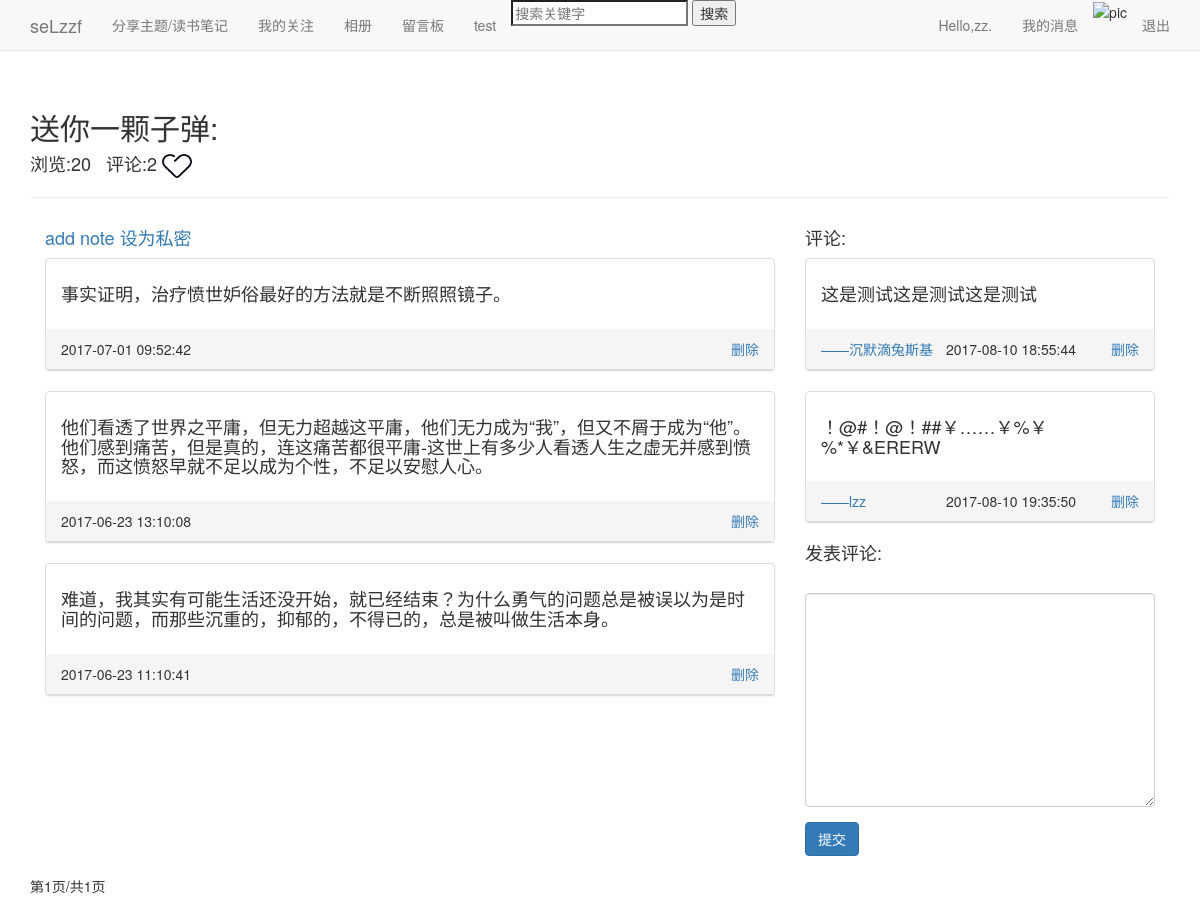
The app's page /themes/1/2/ (signed in) with its own data.
### blogs/models.py (models this page shows, shortened)
class Theme(models.Model):
	owner=models.ForeignKey(User)
	title=models.CharField('标题',max_length=15)
	date_added=models.DateTimeField(auto_now_add=True)
	设为私密=models.BooleanField(default=False)
	views=models.PositiveIntegerField(default=0)
	def increase_views(self):
		self.views+=1
		self.save(update_fields=['views'])

class Note(models.Model):
	title=models.ForeignKey(Theme)#"Note.title" must be a "Theme" instance.
	text=models.TextField('你想说的话...')
	date_added=models.DateTimeField(auto_now_add=True)

### comments/models.py (models this page shows, shortened)
class Comment(models.Model):
	belong=models.ForeignKey(Theme)
	message=models.TextField('')
	publisher=models.ForeignKey(User)
	date_added=models.DateTimeField(auto_now_add=True)

### blogs/views.py (the view)
# urls.py: url(r'^themes/(?P<user_id>\d+)/(?P<theme_id>\d+)/$',views.theme,name='theme'),
@login_required
def theme(request,user_id,theme_id):
	request_user,request_userinfo=get_request_user(request)
	try:
		page_user,page_userinfo=get_page_user(request,user_id)
	except:
		return HttpResponse('手动404。')
	try:
		theme=Theme.objects.get(id=theme_id)
		theme.increase_views()
	except:
		return HttpResponse('手动404。')
	if theme.设为私密==True:
		if theme.owner!=request_user:
			return Http404
	notes=Note.objects.filter(title=theme).order_by('-date_added')
	comment_form=CommentForm()
	comments=theme.comment_set.order_by('date_added')
	notes_pages=Paginator(notes,5)
	page_num_notes=request.GET.get('page_n')
	try:
		notes_page=notes_pages.page(page_num_notes)
	except PageNotAnInteger:
		notes_page=notes_pages.page(1)
	except EmptyPage:
		notes_page=notes_pages.page(notes_pages.num_pages)
	comments_pages=Paginator(comments,5)
	page_num_comments=request.GET.get('page_c')
	context={'theme':theme,'page_user':page_user,'request_user':request_user,'comments':comments,'notes_page':notes_page,'notes_pages':notes_pages,'comment_form':comment_form}
	return render(request,'blogs/theme.html',context)

### comments/forms.py
class CommentForm(forms.ModelForm):
	class Meta:
		model=Comment
		fields=['message']
		lables={}

### blogs/views.py (called while the page is built)
def get_request_user(request):
	user=request.user
	userinfo=Userinfo.objects.get(user=user)
	return user,userinfo

def get_page_user(request,user_id):
	user=User.objects.get(id=user_id)
	userinfo=Userinfo.objects.get(user=user)
	return user,userinfo

### blogs/templates/blogs/theme.html (shortened to what this page needs)
{% extends "blogs/base.html" %}
{% load bootstrap3 %}
{% load static %}
{% block header %}
  <h2>{{ theme.title }}:</h2>
  <h4>浏览:{{theme.views}} &nbsp 评论:{{comments.count}}
	<img id='praise' src="{% static 'images/praise1.png' %}"></a>
  </h4>
{% endblock header %}
{% block content %}
<div class="col-md-8">
  <p><h4>
    {% if page_user == request_user %}
      <a href="{% url 'blogs:new_note' theme.id %}">add note</a>
      {% if theme.设为私密 %}
        <a href="{% url 'blogs:privacy' theme.id %}">设为公开</a>
      {% else %}
        <a href="{% url 'blogs:privacy' theme.id %}">设为私密</a>
      {% endif %}
    {% endif %}
  </h4></p>
{% for note in notes_page %}
  <div class='panel panel-default'>
    <div class='panel-body'>
	  <h4>{{ note.text|linebreaks }}</h4>
    </div>
    <div class='panel-heading'>
        {{note.date_added|date:'Y-m-d H:i:s'}} &nbsp
	  {% if page_user == request_user %}
	    <a style="float:right;" href="{% url 'blogs:delete_note' theme.id note.id %}">删除</a>
	  {% endif %}
    </div>
  </div>
{% empty %}
  <h3><li>there have no note in here.let's add your first note!</li></h3>
{% endfor %}
</div>
<div class="col-md-4">
  <h4>评论:</h4>
  {% for comment in comments %}
  <div class='panel panel-default'>
    <div class='panel-body'>
	      <h4>
      {{ comment.message|linebreaks }}
    </div>
    <div class='panel-heading'>
	  <a href="">——{{comment.publisher}}</a>
      <div style="float:right;">{{comment.date_added|date:'Y-m-d H:i:s'}}
	  {% if page_user == request_user %}
	    <a href="">删除</a>
	  {% endif %}
      </div>
    </div>
  </div>
  {% empty %}
  <h3><li>暂时还没有评论。</li></h3>
  {% endfor %}
  <div>
  <h4>发表评论:</h4>
  <form method='POST' action="{% url 'comments:handle_comment' theme.id %}">
    {% bootstrap_form comment_form %}
    {% buttons %}
	<button name='submit' class='btn btn-primary'>提交</button>
	{% endbuttons %}
  </form>
  </div>
</div>
<div class='pagination col-md-12'>
  <span class='current'>第{{ notes_page.number }}页/共{{ notes_pages.num_pages }}页</span>
</div>
{% endblock content %}

### blogs/templates/blogs/base.html (shortened to what this page needs)
{% load bootstrap3 %}
{% load static %}
<!DOCTYPE html>
<html lang='en'>
<head>
  {% bootstrap_css %}
</head>
<body>
  <nav class='navbar navbar-default navbar-static-top'>
    <div class='container'>
	  <div class='navbar-header'>
	    <a class='navbar-brand' href="{% url 'blogs:index' %}">seLzzf</a>
	  </div>
	  <div id='navbar' class='navbar-collapse collapse'>
	    <ul class='nav navbar-nav'>
		  <li><a href="{% url 'blogs:themes' page_user.id %}">分享主题/读书笔记</a></li>
		  {% if user == page_user %}
		  <li><a href="{% url 'action:action' user.id %}">我的关注</a></li>
		  {% endif %}
		  <li><a href="">相册</a></li>
		  <li><a href="{% url 'message:message' page_user.id %}">留言板</a></li>
		  <li><a href="{% url 'blogs:test' %}">test</a></li>
		  <li class='search'>
		    <form method='post' action="{% url 'blogs:search' %}">
		    <input name='search' type='search' placeholder='搜索关键字'>
		    <input type='submit' value='搜索'>
		    </form>
		  </li>
		</ul>
		<ul class='nav navbar-nav navbar-right'>
		  {% if user.is_authenticated %}
			<li><a href="{% url 'users:userinfo' user.id %}">Hello,{{ user.username }}.</a></li>
			<li><a href="{% url 'users:userinfo' user.id %}">我的消息</a></li>
			<li><img src="{{ request_userinfo.pic.url }}" alt='pic' height="40" width="40"/></li>
			<li><a href="{% url 'users:logout' %}">退出</a></li>
		  {% endif %}
		</ul>
	  </div>
	</div>
  </nav>
  <div class='container'>
    <div class='page-header'>
      {% block header %}{% endblock header %}
    </div>
    <div>
      {% block content %}{% endblock content %}
	</div>
  </div>
</body>
</html>

### records on screen
Theme: title "送你一颗子弹", views "20"
Note: text "事实证明，治疗愤世妒俗最好的方法就是不断照照镜子。", date_added "2017-07-01 09:52:42"
Note: text "他们看透了世界之平庸，但无力超越这平庸，他们无力成为“我”，但又不屑于成为“他”。他们感到痛苦，但是真的，连这痛苦都很平庸-这世上有多少人看透人生之虚无并感到愤怒，而这愤怒早就不足以成为个性，不足以安慰人心。", date_added "2017-06-23 13:10:08"
Note: text "难道，我其实有可能生活还没开始，就已经结束？为什么勇气的问题总是被误以为是时间的问题，而那些沉重的，抑郁的，不得已的，总是被叫做生活本身。", date_added "2017-06-23 11:10:41"
Comment: message "这是测试这是测试这是测试", publisher "沉默滴兔斯基", date_added "2017-08-10 18:55:44"
Comment: message "！@#！@！##￥……￥%￥%*￥&ERERW", publisher "lzz", date_added "2017-08-10 19:35:50"

### other values on screen
{{ user.username }} "zz"
{{ comments.count }} "2"
{{ notes_page.number }} "1"
{{ notes_pages.num_pages }} "1"
